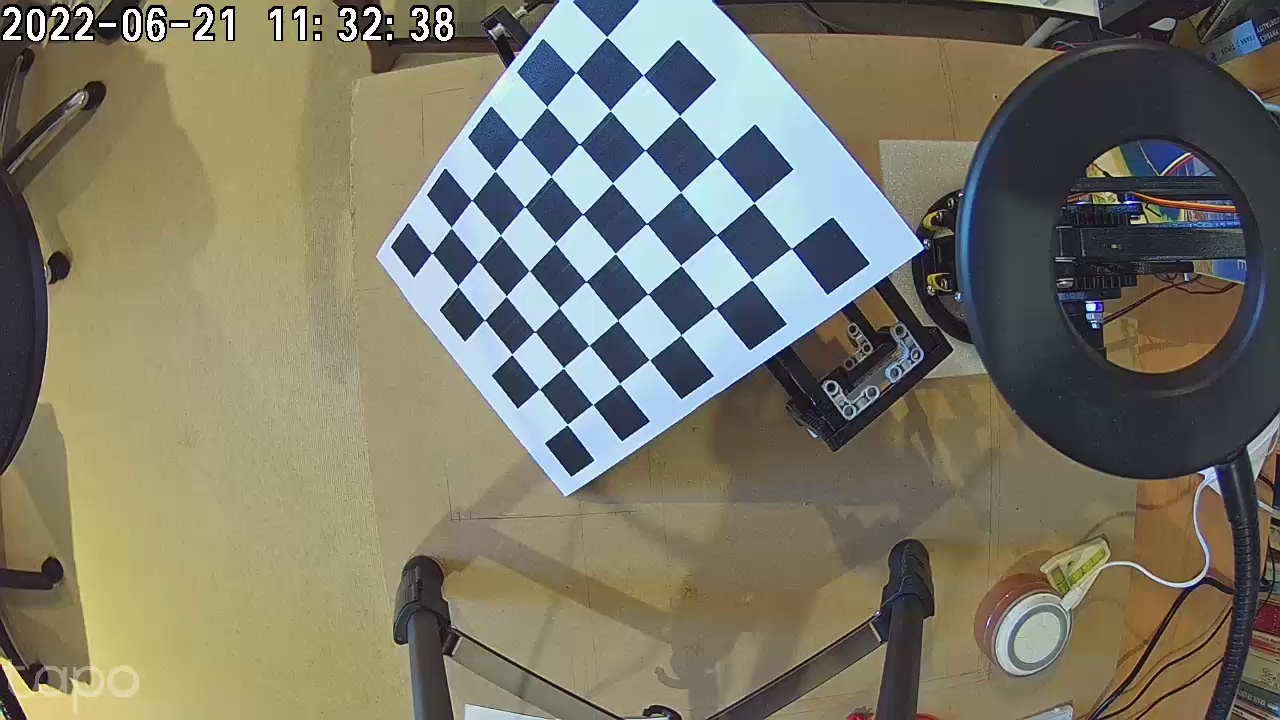
#> input picture versionandroid/fishimages/5.jpg, 1280 x 720 px, found by its file name
$ python -i homog.py   (imports and definitions only)
#> lines starting #> are read from the running program, lines starting #| are printed output that depends on the picture; after the words box and inside, x2 and y2 are one past the last pixel; in counts of white or black regions, pixels touching at a corner belong together
# Vision code

# This module copyright 2018 Richard Day, chess@gotobiz.co.uk
# This code must not be resold, or distributed in any way without express permission

# For each square compute standard deviation and mean of colour values within the square
# Can tell which squares are empty by standard deviation being below a certain value
# After which we distinguish between black (brown) and white because max mean for brown is less than min mean for white

import time
import os
import cv2
import sys
import numpy

#import psutil
#from PIL import Image
import CBstate
mydir = CBstate.mydir
import logging
'''
if CBstate.androidos:
    import matplotlib.pyplot as plt
    from PIL import Image

def showmyimage(myimagefile, mylabel):
    if CBstate.androidos:
        img=Image.open(mydir + myimagefile)
        plt.imshow(img)
        plt.show()
    else:
        img = cv2.imread(mydir + myimagefile)
        cv2.imshow(mylabel, img)
        print("Press any key to continue")
        cv2.waitKey(0)
        cv2.destroyAllWindows()
'''
firsttimeonly = 1
firstgbp = 1
splitwb = 112
splitwbonb = 112
splitwbonw = 112
stdrgb = 23
#squaring = 1 # number of times to look at squaring image

img_dimension = 319
pts_src = numpy.array([[100, 100], [100, 100], [100, 100],[100, 100]])
pts8 = [0,0,0,0,0,0,0,0]
whereclick = ["top left", "bottom left", "top right", "bottom right"]
pointscount = 0

xrevtrans = {
    1: "a",
    2: "b",
    3: "c",
    4: "d",
    5: "e",
    6: "f",
    7: "g",
    8: "h"
}

# Now initialize board arrays
xx, yy = 8, 8;
pieces = [["e" for x in range(xx)] for y in range(yy)]
oldpieces = [["e" for x in range(xx)] for y in range(yy)]
# [8 lines not run here, left out]

# [252 lines left out: functions updateforcomputermove, dummymove, getplayermove, not called in this run]

def drawredlines():
    #im = Image.open(mydir + '4.jpg', 'r')
    im = cv2.imread(mydir + '4.jpg')
    #pix = im.load()

    h, w, c = im.shape
    squaresizex = float(w)/8
    squaresizex = int(round(squaresizex))
    squaresizey = float(h)/8
    squaresizey = int(round(squaresizey))

    i = 0
    while i < w:
        j = 0
        while j < h:
            im[i,j] = (0,0,255)
            j += 1
        i += squaresizex
    j = 0
    while j < h:
        i = 0
        while i < w:
            im[i,j] = (0,0,255)
            i += 1
        j += squaresizey
    #im.save(mydir + 'redlines.jpg')  # Save the modified pixels
    #im = Image.open(mydir + 'redlines.jpg', 'r')
    #im.show()   # uncomment to test
    cv2.imwrite(mydir + "4.jpg", im)
    # [4 lines of commented-out code are left out]

def homolog():
    global pts_src
    # read points file
    pss = [0,0,0,0,0,0,0,0]  # declare
    f = open(mydir + 'points.txt', 'r')
#> (reads versionandroid/images/points.txt from the repository)
    try:
        pointscurr = f.readline().rstrip()
        print(pointscurr)
        pointscurrsplit = pointscurr.split(",")
        # split points file
        for i in range(8):
            pss[i] = int(pointscurrsplit[i])
            #print (pss[i])
    finally:
        f.close()
    print ("imread " + mydir + "5.jpg")
    im_src = cv2.imread(mydir + "5.jpg", 1)
#> im_src is the input picture: shape (720, 1280, 3); mean B, G, R 104.3, 120.5, 122.9
    pts_src = numpy.float32([[pss[0],pss[1]],[pss[2],pss[3]],[pss[4],pss[5]],[pss[6],pss[7]]])
    # Four corners in destination image.
    pts_dst = numpy.float32([[0,0],[img_dimension,0],[0,img_dimension],[img_dimension, img_dimension]])
    #pts_dst = numpy.float32([[0,0],[img_dimension,0],[0,img_dimension],[img_dimension, img_dimension]])
    # Calculate Homography
    #h, status = cv2.findHomography(pts_src, pts_dst)
    h = cv2.getPerspectiveTransform(pts_src, pts_dst)
    # Warp source image to destination based on homography
    #im_out = cv2.warpPerspective(im_src, h, (im_dst.shape[1],im_dst.shape[0]))
    im_out = cv2.warpPerspective(im_src, h, (img_dimension+1, img_dimension+1), flags=cv2.INTER_LINEAR)
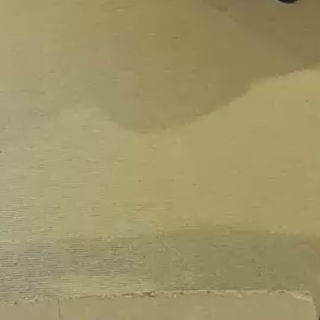
#> im_out: shape (320, 320, 3); mean B, G, R 104.4, 148.8, 159.5
    if CBstate.rotation != -1:
        im_out = cv2.rotate(im_out, CBstate.rotation)
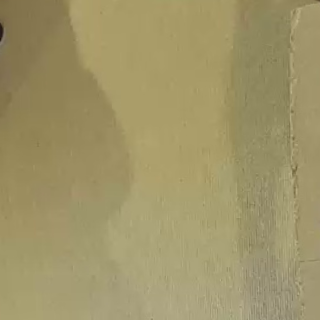
#> im_out: shape (320, 320, 3); mean B, G, R 104.4, 148.8, 159.5
    cv2.imwrite(mydir + "4.jpg", im_out)
    image = cv2.rotate(im_out, cv2.ROTATE_90_COUNTERCLOCKWISE)
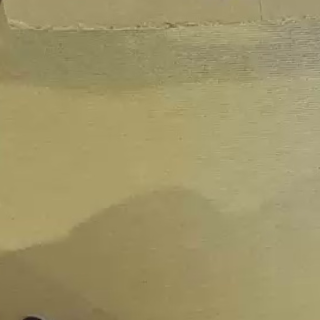
#> image: shape (320, 320, 3); mean B, G, R 104.4, 148.8, 159.5
    drawredlines()
#> after the loop in drawredlines, `while i < w:`:
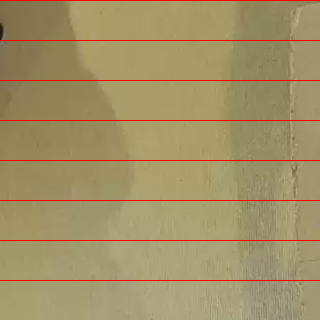
#> im: shape (320, 320, 3); mean B, G, R 101.9, 145.1, 162
#> after the loop in drawredlines, `while j < h:`:
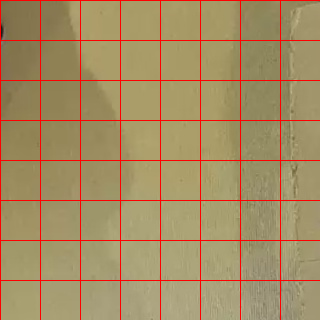
#> im: shape (320, 320, 3); 2.44% of pixels changed, all inside (x1, y1, x2, y2) = (0, 1, 281, 320)
# [33 lines left out: function registerclicks, not called in this run]


>>> result = homolog()
